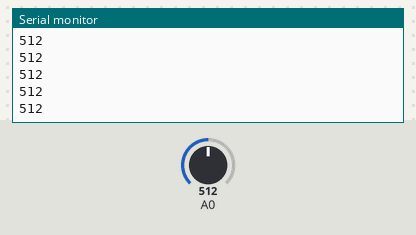
Bench run of a sketch on a simulated Arduino Uno, built with avr-gcc and run on an emulated ATmega328P. Parts: the last lines printed to the serial monitor. Inputs (shaded band) come from the test bench; at power-on: A0 = 512.

Above: at 1.2 s.
1.3 s: A0 set to 716
At 1.32 s:
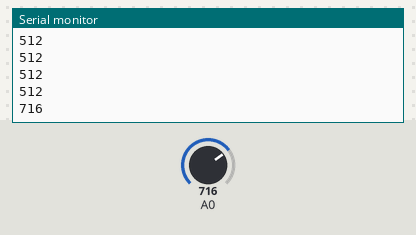
2.8 s: A0 set to 900
At 2.83 s:
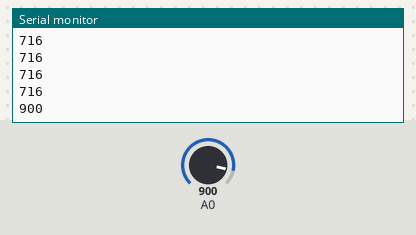
Timing chart, 0 to 5.8 s (numbered marks = the images above; inputs shaded):
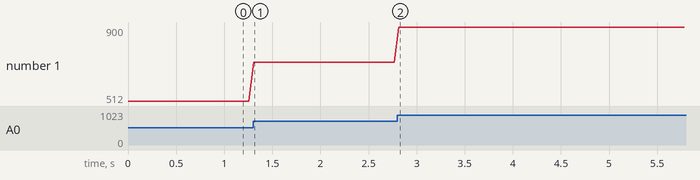

Measured:
- after the input at 1.3 s, the serial monitor: prints a new line at once (image 1)
- after the input at 2.8 s, the serial monitor: prints a new line at once (image 2)
- plotted number 1: 512 → 716 after the input at 1.3 s, 716 → 900 after the input at 2.8 s

The sketch:

Potentiometer_Test.ino
```cpp
/*
  Run this script to experimentally determine the voltage values of the potentiometer once the desired extension of the actuator
  is achieved
  NOTE: my ADC equation transforming the analog value to digitial is only valid if using the boards 5V power
  if another voltage source/ value is used to power the potentiometer then that value must be accounted for in the EQ.

  To set up the potentiometer correctly simply attach the boards ground to the potentiometer's ground, the 5v to the positive V on
  the potentiometer, and the A0 analog pin to the 3rd pin on the potentiometer.
*/
void setup() {
  Serial.begin(115200);
}

void loop() {
  int sensorValue = analogRead(A0);
  float voltage = sensorValue * (5.0 / 1023.0); // ADC EQ is V = Analog * (max Voltage/ bit resolution of ADC)
  Serial.println(sensorValue);
  delay(50);
}
```
